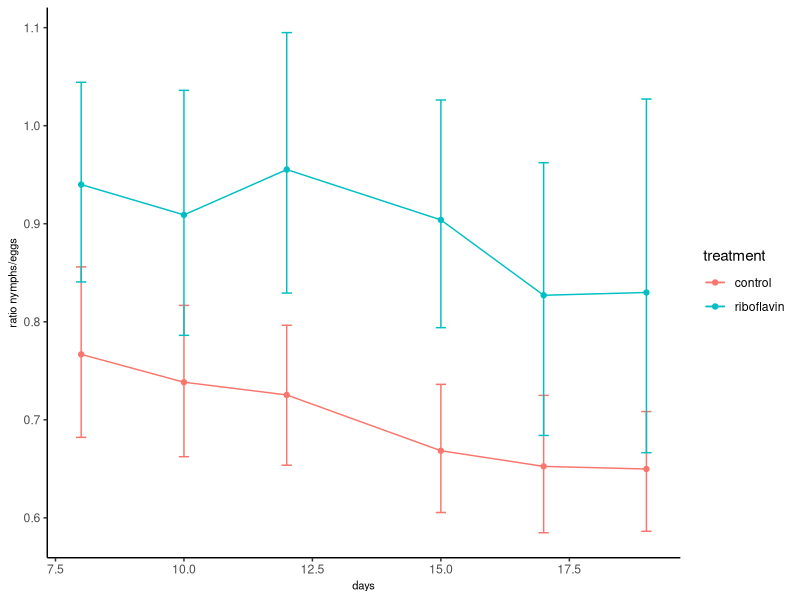
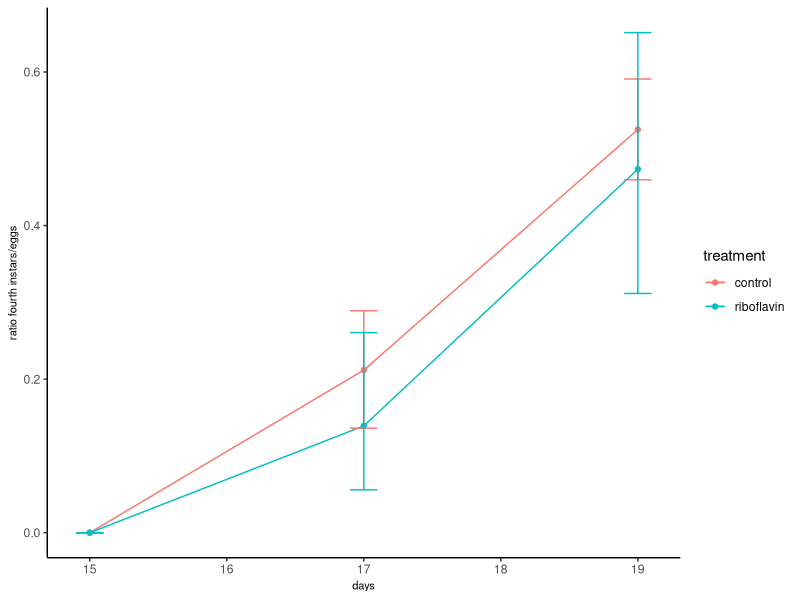

Recreate these plots in R, in order.

feeding_data<-read.csv("data.csv", header=T, sep = ",", dec = ".")

library(ggplot2)
library(Hmisc)


plot_line <- ggplot(feeding_data, aes(day, ratio, colour = treatment))
total_line<-plot_line + stat_summary(fun = mean, geom = "point") + 
  stat_summary(fun = mean, geom = "line", aes(group = treatment)) + 
  stat_summary(fun.data = mean_cl_boot, geom = "errorbar", width=0.2) + 
  labs(x = "days", y = "ratio nymphs/eggs", colour = "treatment") +
  theme_classic()+theme(axis.title =element_text(size=8))

total_line


plot_4line <- ggplot(feeding_data, aes(day, ratio_4, colour = treatment))
fourth_line<-plot_4line + stat_summary(fun = mean, geom = "point") + 
  stat_summary(fun = mean, geom = "line", aes(group = treatment)) + 
  stat_summary(fun.data = mean_cl_boot, geom = "errorbar", width=0.2) + 
  labs(x = "days", y = "ratio fourth instars/eggs", colour = "treatment") +
  theme_classic()+theme(axis.title =element_text(size=8))

fourth_line
